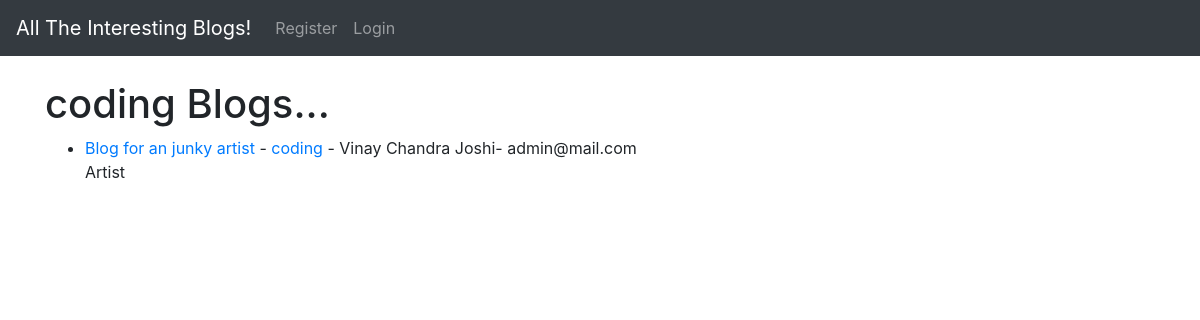
/home/category/coding, run on the app's committed database.
### blogApi/models.py (models this page shows, shortened)
class Post(models.Model):
    title = models.CharField(max_length=200)
    auther = models.ForeignKey(User, on_delete=models.CASCADE)
    title_tag = models.CharField(max_length=255)
    header_image = models.ImageField(null=True, blank=True, upload_to='images/')
    body = RichTextField(blank=True, null = True)
    date_publication = models.DateTimeField(auto_now_add=True)
    category = models.CharField(max_length=255, default='coding')
    snippet = models.CharField(max_length=255)

### blogApi/views.py (the view)
# urls.py: path('category/<str:pk>', CategoryView.allCategoryView, name = 'get-category'),
    def allCategoryView(request, pk):
        querySet = Post.objects.filter(category=pk.replace('-', ' '))
        return render(request, 'get_all_category_post.html', {'post_object': querySet, 'category': pk.replace('-', ' ') })

### blogApi/context_processors.py (called while the page is built)
def blog_Api_Context_Processor(request):
    context = {}
    ur = '/home/'
    if request.path.endswith(ur) or request.path.startswith(ur+'updatePost/')  :
        querySet = Category.objects.all()
        categories = [obj.name for obj in querySet]
        context['categ'] = categories
    return context

### blogApi/templates/get_all_category_post.html (shortened to what this page needs)
{% extends 'base.html' %}
{% block content %}
<h1>{{category}} Blogs...</h1>
<ul>
{% if post_object %}
{% for post in post_object %}
    <li> <a href={% url "article-detail" post.pk %}>{{post.title}}</a> - <a href={% url "get-category" post.category %}> {{post.category}}</a> - {{post.auther.first_name }} {{ post.auther.last_name }}- {{post.auther.email}}
        </br>{{post.title_tag}}</li>
{% endfor %}
{% else %}
    <br><br/>
    <h4>Sorry This category does not exists :(</h4>
{% endif %}
</ul>
{% endblock %}

### data on the page
Post: category "coding", title "Blog for an junky artist", auther.first_name "Vinay Chandra", auther.last_name "Joshi", auther.email "admin@mail.com", title_tag "Artist"
